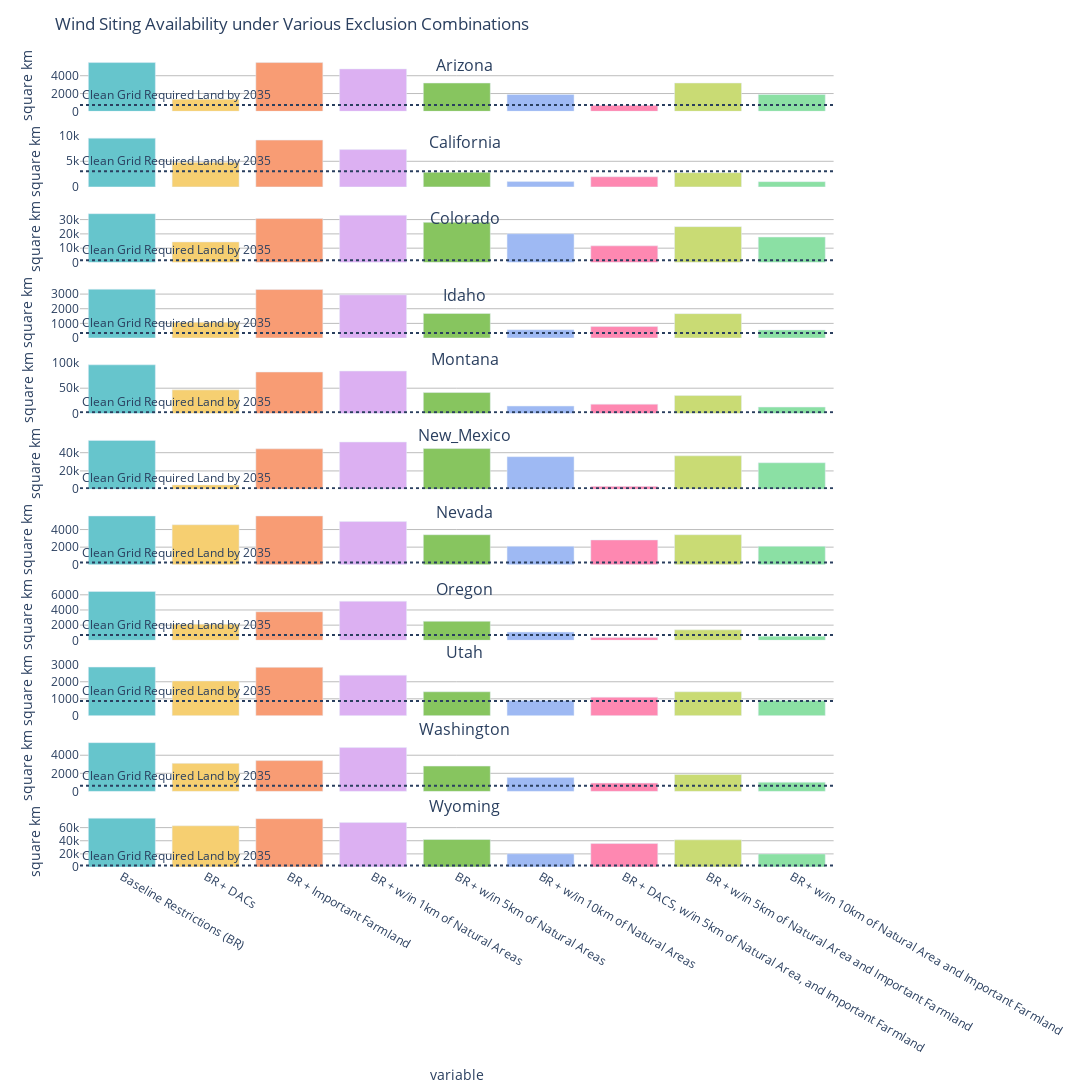

Notebook code for this chart:
### Code cell
fig = px.bar(wind_df, x="variable", y="value", color="variable",
             facet_row="region_name", width=1200, height=2000,
            facet_row_spacing=0.03,
            color_discrete_sequence=px.colors.qualitative.Pastel)
state_list = list(wind_df.region_name.unique())

fig.update_yaxes(matches=None, title="square km", showgrid = True,  gridcolor = '#bdbdbd')
fig.for_each_annotation(lambda a: a.update(text=a.text.split("=")[-1]))
fig.update_layout(showlegend=False, title='Wind Siting Availability under Various Exclusion Combinations',
                 uniformtext_minsize=18, uniformtext_mode='hide', plot_bgcolor = 'white', paper_bgcolor ='white')

for anno in fig['layout']['annotations']:
    anno['text']=''

start_y = 1.01
for state_label in state_label_list:
    fig.add_annotation(text=state_label,
                  xref="paper", yref="paper",
                  x=.5, y=start_y, showarrow=False, font=dict(size=16))
    start_y = start_y - .095 

row_no = 0
for i in cg_km_list:
    fig.add_hline(y=i, line_dash="dot", row=row_no,line_width=2,
          annotation_text='Clean Grid Required Land by 2035', 
          annotation_position="top left")
    if row_no == 0:
        row_no = 10
    else:
        row_no-=1

fig.show()
